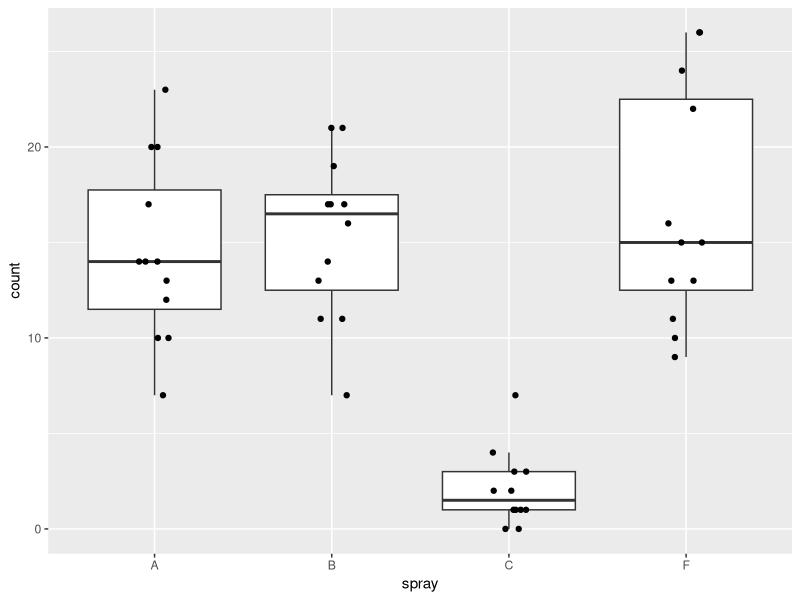
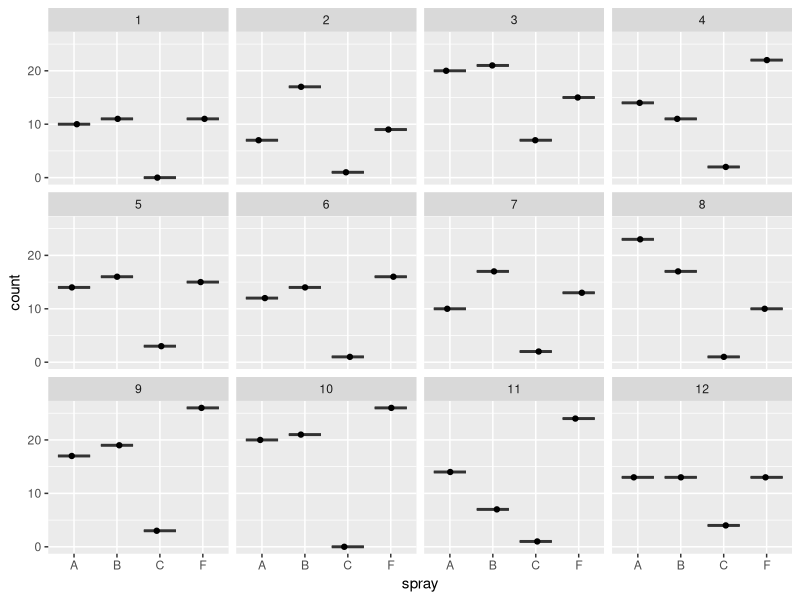
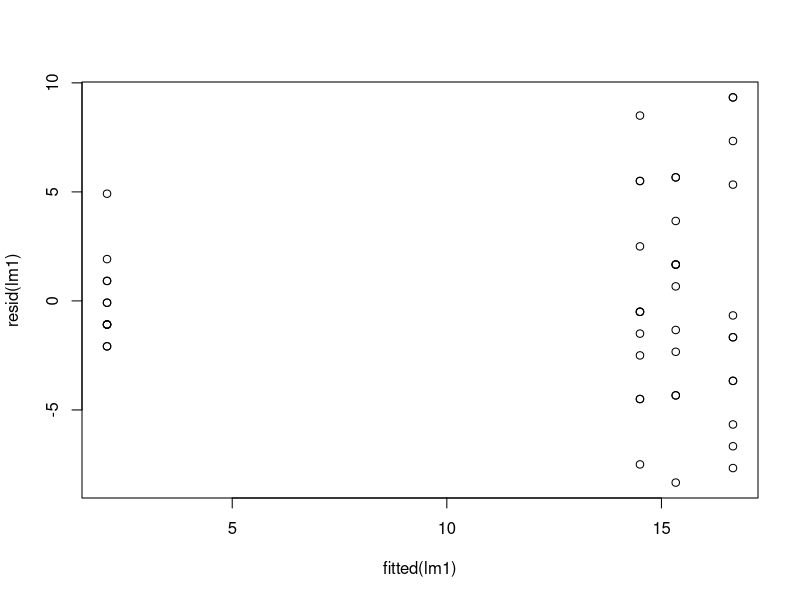
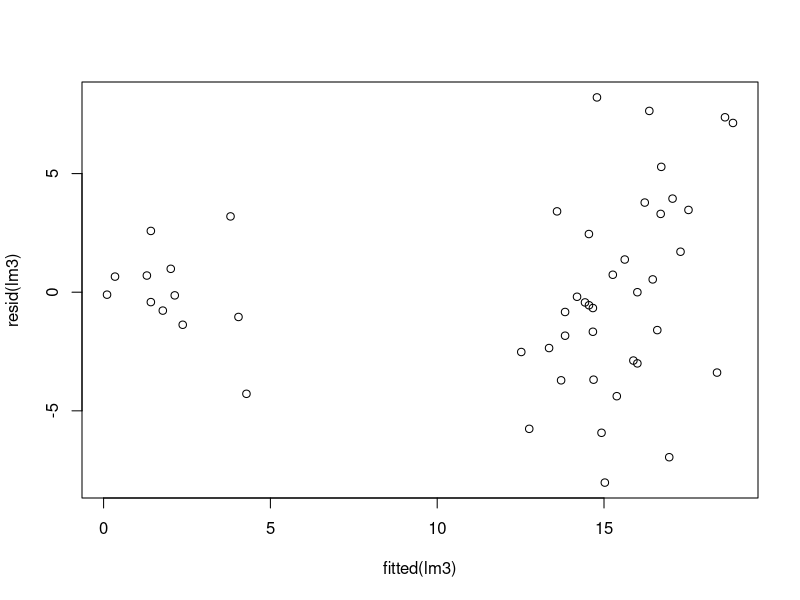
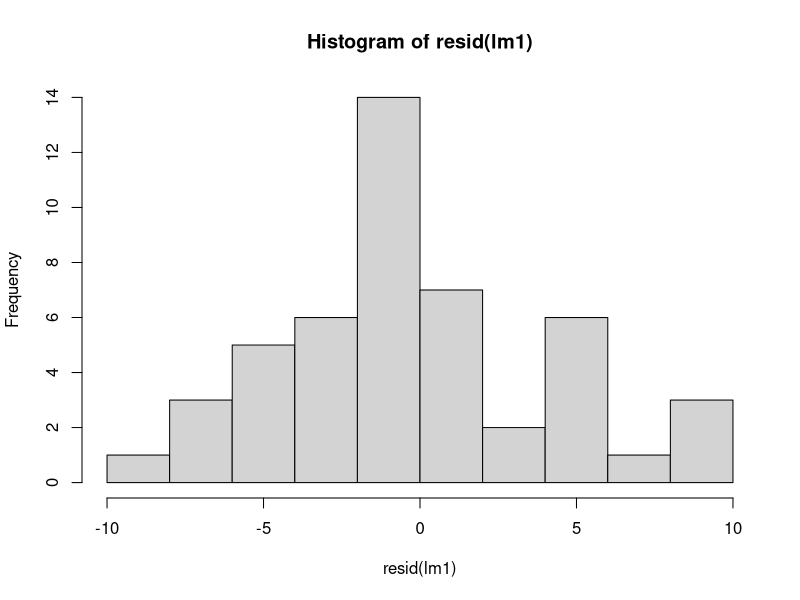
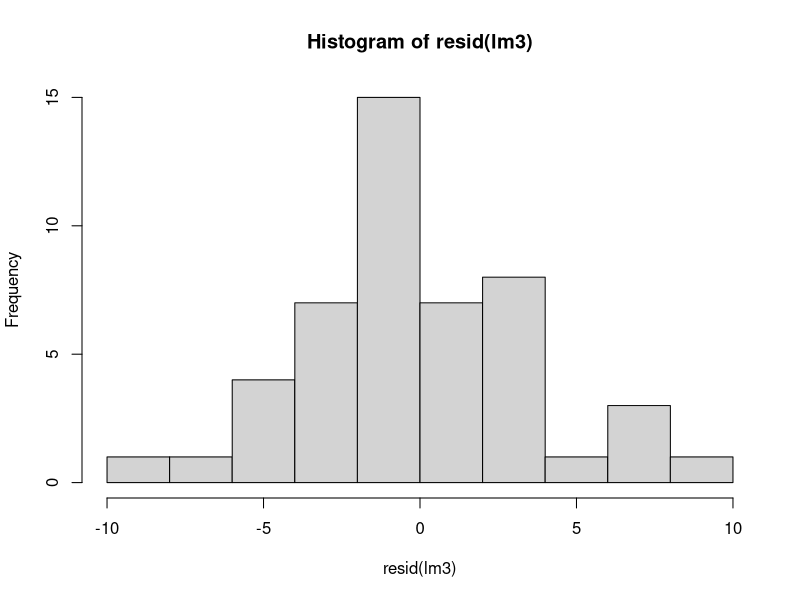

These figures' R source, in order:
## LOAD AND PROCESSES DATA
library(tidyverse)
library(car)
library(glmmTMB)
data("InsectSprays")
InsectSprays$block <- as.factor(rep(c(1,2,3,4,5,6,7,8,9,10,11,12), 6)) # add blocks

d <- InsectSprays %>% filter(spray=='A'|spray=='B'|spray=='C'|spray=='F')

##############################################################
## GRAPH AND ANALYZE DATA USING COMPLETELY RANDOMIZED DESIGN

#plot data by treatment group
ggplot(d, aes(x=spray,y=count)) + geom_boxplot(outlier.shape = NA) + geom_jitter(height=0,width=.1)

#plot data by treatment and block -- note one observation per block
ggplot(d, aes(x=spray,y=count)) + geom_boxplot(outlier.shape = NA) + geom_jitter(height=0,width=.1) + facet_wrap(~block)  #12 blocks


### construct and compare linear models with and without blocking
## no block model
lm1 <- glmmTMB(count~spray, data=d)
Anova(lm1)

## block as fixed effect
lm2 <- glmmTMB(count~spray+block, data=d)
Anova(lm2)

#####################################################################################
## ANALYZE DATA USING RANDOMIZED COMPLETE BLOCK DESIGN WITH BLOCK AS A RANDOM EFFECT

### NOTE: Can use lme4::lmer instead of glmmTMB. glmmTMB is new and flexible, but can be buggier. 
###       lme4 is more stable and less likely to get errors/warnings, although may still have issues with the version of Matrix or TMB.
###       if you get an error from lm3, try this line of code:
# install.packages('TMB', type = 'source')

## block as random effect
lm3 <- glmmTMB(count~spray+(1|block), data=d)
Anova(lm3)

#### compare summary() for fixed vs. random blocking effect
summary(lm2)
summary(lm3)

coef(lm3)    ## prints model coefficients

print(VarCorr(lm3), comp=c("Variance"))  ## print variance components from model

plot(resid(lm1) ~ fitted(lm1)) ### check residuals of no block and block models
plot(resid(lm3) ~ fitted(lm3))

hist(resid(lm1))
hist(resid(lm3))

#### compare estimated marginal means
library(emmeans)
emmeans(lm2, pairwise~spray) ## fixed effect block
emmeans(lm3, pairwise~spray) ## random effect block
